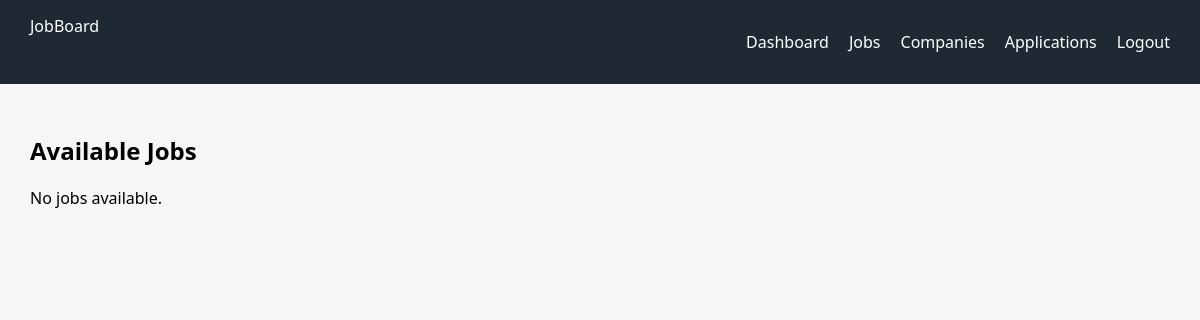
Page /jobs-ui/ (signed in) on the earlier database version.
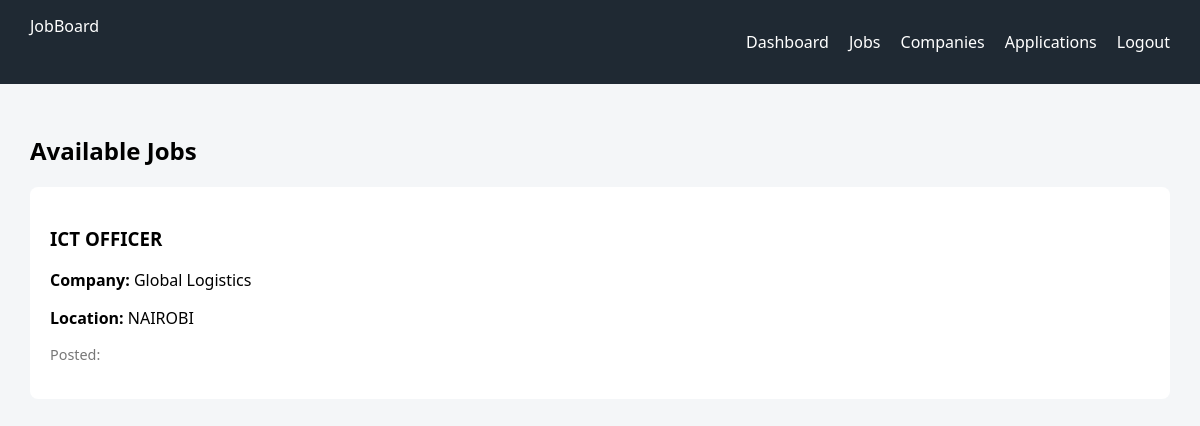
Same page on the later database version.
### jobs/models.py (models this page shows, shortened)
class Job(models.Model):
    JOB_TYPE_CHOICES = (
        ("FT", "Full-time"),
        ("PT", "Part-time"),
        ("CT", "Contract"),
        ("IN", "Internship"),
    )
    title = models.CharField(max_length=255)
    description = models.TextField()
    location = models.CharField(max_length=255)
    category = models.CharField(max_length=50, choices=JOB_TYPE_CHOICES)
    job_type = models.CharField(
        max_length=2,
        choices=JOB_TYPE_CHOICES, default= 'Part-time'
    )
    salary = models.DecimalField(
        max_digits=10,
        decimal_places=2,
        null=True,
        blank=True
    )
    company = models.ForeignKey(
        Company,
        on_delete=models.CASCADE,
        related_name='jobs'
    )
    posted_at = models.DateTimeField(auto_now_add=True)
    is_active = models.BooleanField(default=True)

### companies/models.py (models this page shows, shortened)
class Company(models.Model):
    name = models.CharField(max_length=255)
    description = models.TextField()
    location = models.CharField(max_length=255, default='Unknown')
    website = models.URLField(blank=True, null=True)
    owner = models.ForeignKey(
        User,
        on_delete=models.CASCADE,
        related_name='companies'
    )

### frontend/views.py (the view)
# urls.py: path('jobs-ui/', jobs_ui, name='jobs_ui'),
@login_required
def jobs_ui(request):
    jobs = Job.objects.select_related('company').all()
    return render(request, 'jobs.html', {'jobs': jobs})

### frontend/templates/jobs.html (shortened to what this page needs)
{% extends "base.html" %}
{% block content %}
<h2>Available Jobs</h2>
<div class="list">
{% for job in jobs %}
    <div class="list-item">
        <h3>{{ job.title }}</h3>
        <p><strong>Company:</strong> {{ job.company.name }}</p>
        <p><strong>Location:</strong> {{ job.location }}</p>
        <p class="muted">Posted: {{ job.created_at }}</p>
    </div>
{% empty %}
    <p>No jobs available.</p>
{% endfor %}
</div>
{% endblock %}

Differences in the rows shown:
added Job: title "ICT OFFICER", company.name "Global Logistics", location "NAIROBI"
Other differences:
text no longer shown: "No jobs available."
